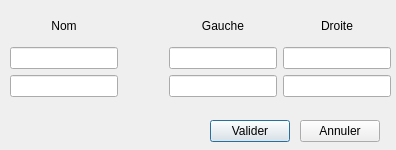
<?xml version="1.0" encoding="UTF-8"?>
<ui version="4.0">
 <class>DialogConfig</class>
 <widget class="QDialog" name="DialogConfig">
  <property name="geometry">
   <rect>
    <x>0</x>
    <y>0</y>
    <width>396</width>
    <height>150</height>
   </rect>
  </property>
  <property name="windowTitle">
   <string>Configuration</string>
  </property>
  <property name="modal">
   <bool>true</bool>
  </property>
  <widget class="QWidget" name="gridLayoutWidget">
   <property name="geometry">
    <rect>
     <x>10</x>
     <y>10</y>
     <width>381</width>
     <height>87</height>
    </rect>
   </property>
   <layout class="QGridLayout" name="gridLayout">
    <item row="0" column="3">
     <widget class="QLabel" name="label_right">
      <property name="text">
       <string>Droite</string>
      </property>
      <property name="alignment">
       <set>Qt::AlignCenter</set>
      </property>
     </widget>
    </item>
    <item row="2" column="0">
     <widget class="QLineEdit" name="lineEdit_n_2"/>
    </item>
    <item row="0" column="0">
     <widget class="QLabel" name="label_name">
      <property name="text">
       <string>Nom</string>
      </property>
      <property name="alignment">
       <set>Qt::AlignCenter</set>
      </property>
     </widget>
    </item>
    <item row="2" column="2">
     <widget class="QLineEdit" name="lineEdit_l_2">
      <property name="maxLength">
       <number>1</number>
      </property>
     </widget>
    </item>
    <item row="1" column="3">
     <widget class="QLineEdit" name="lineEdit_r_1">
      <property name="maxLength">
       <number>1</number>
      </property>
     </widget>
    </item>
    <item row="1" column="2">
     <widget class="QLineEdit" name="lineEdit_l_1">
      <property name="maxLength">
       <number>1</number>
      </property>
     </widget>
    </item>
    <item row="0" column="2">
     <widget class="QLabel" name="label_left">
      <property name="text">
       <string>Gauche</string>
      </property>
      <property name="alignment">
       <set>Qt::AlignCenter</set>
      </property>
     </widget>
    </item>
    <item row="1" column="0">
     <widget class="QLineEdit" name="lineEdit_n_1"/>
    </item>
    <item row="2" column="3">
     <widget class="QLineEdit" name="lineEdit_r_2">
      <property name="maxLength">
       <number>1</number>
      </property>
     </widget>
    </item>
    <item row="0" column="1">
     <spacer name="horizontalSpacer">
      <property name="orientation">
       <enum>Qt::Horizontal</enum>
      </property>
      <property name="sizeHint" stdset="0">
       <size>
        <width>40</width>
        <height>20</height>
       </size>
      </property>
     </spacer>
    </item>
   </layout>
  </widget>
  <widget class="QPushButton" name="pushButton_valid">
   <property name="geometry">
    <rect>
     <x>210</x>
     <y>120</y>
     <width>80</width>
     <height>22</height>
    </rect>
   </property>
   <property name="text">
    <string>Valider</string>
   </property>
  </widget>
  <widget class="QPushButton" name="pushButton_annul">
   <property name="geometry">
    <rect>
     <x>300</x>
     <y>120</y>
     <width>80</width>
     <height>22</height>
    </rect>
   </property>
   <property name="text">
    <string>Annuler</string>
   </property>
  </widget>
 </widget>
 <resources/>
 <connections>
  <connection>
   <sender>pushButton_valid</sender>
   <signal>clicked()</signal>
   <receiver>DialogConfig</receiver>
   <slot>accept()</slot>
   <hints>
    <hint type="sourcelabel">
     <x>251</x>
     <y>274</y>
    </hint>
    <hint type="destinationlabel">
     <x>252</x>
     <y>244</y>
    </hint>
   </hints>
  </connection>
  <connection>
   <sender>pushButton_annul</sender>
   <signal>clicked()</signal>
   <receiver>DialogConfig</receiver>
   <slot>reject()</slot>
   <hints>
    <hint type="sourcelabel">
     <x>325</x>
     <y>268</y>
    </hint>
    <hint type="destinationlabel">
     <x>338</x>
     <y>205</y>
    </hint>
   </hints>
  </connection>
 </connections>
</ui>
